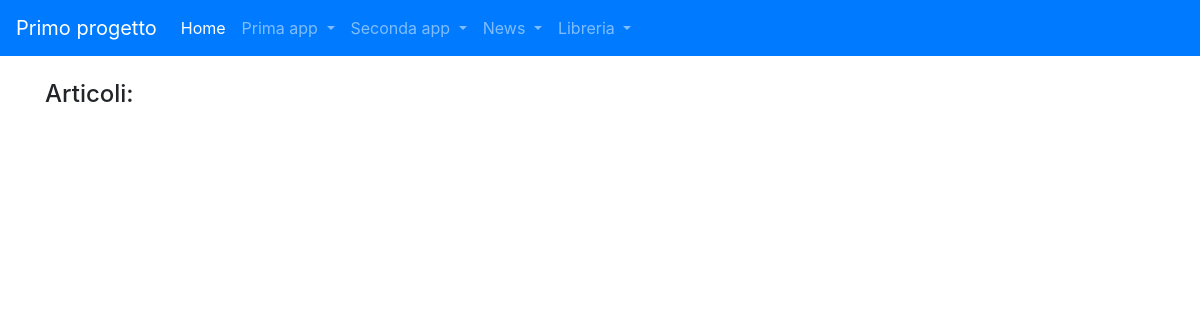
Before: /news/lista_articoli/ with the older database file.
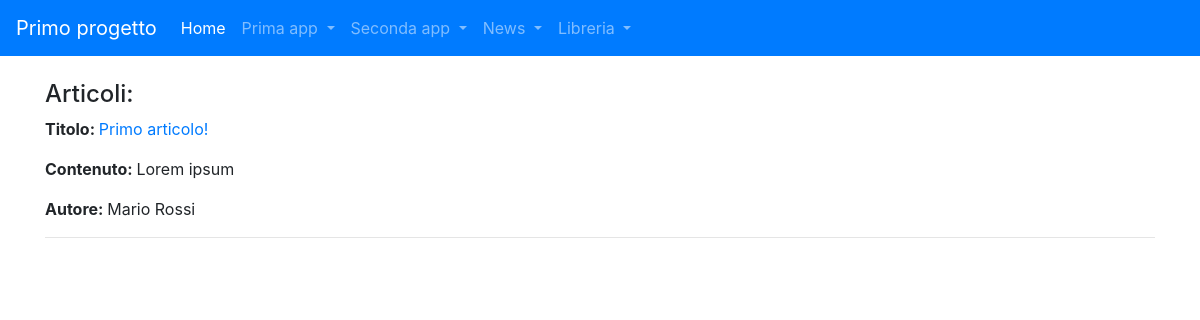
After: the same page with the newer database file.
### news/models.py (models this page shows, shortened)
class Articolo(models.Model):
    titolo = models.CharField(max_length=100)
    contenuto = models.TextField()
    giornalista = models.ForeignKey(
        Giornalista, on_delete=models.CASCADE, related_name="articoli")
    class Meta:
        verbose_name = "Articolo"
        verbose_name_plural = "Articoli"

class Giornalista(models.Model):
    nome = models.CharField(max_length=20)
    cognome = models.CharField(max_length=20)
    def __str__(self):
        return self.nome + " " + self.cognome
    class Meta:
        verbose_name = "Giornalista"
        verbose_name_plural = "Giornalisti"

### news/views.py (the view)
# urls.py: path("lista_articoli/", ArticoloListView.as_view(), name="lista_articoli"),
class ArticoloListView(ListView):
    model = Articolo
    template_name = "lista-articoli.html"
    def get_context_data(self, **kwargs):
        context = super().get_context_data(**kwargs)
        context["articoli"] = Articolo.objects.all()
        return context

### news/templates/lista-articoli.html (shortened to what this page needs)
{% extends 'base.html' %}
{% block content %}
<h4>Articoli:</h4>
{% for art in articoli %}
<p> <strong>Titolo: </strong> <a href="/news/articoli/{{ art.id }}"> {{ art.titolo }} </a> </p>
<p> <strong>Contenuto: </strong> {{ art.contenuto }} </p>
<p> <strong>Autore: </strong> {{ art.giornalista }} </p>
<hr>
{% endfor %}
{% endblock content %}

Changed rows visible on the page:
added Articolo: titolo "Primo articolo!", contenuto "Lorem ipsum", giornalista "Mario Rossi"
